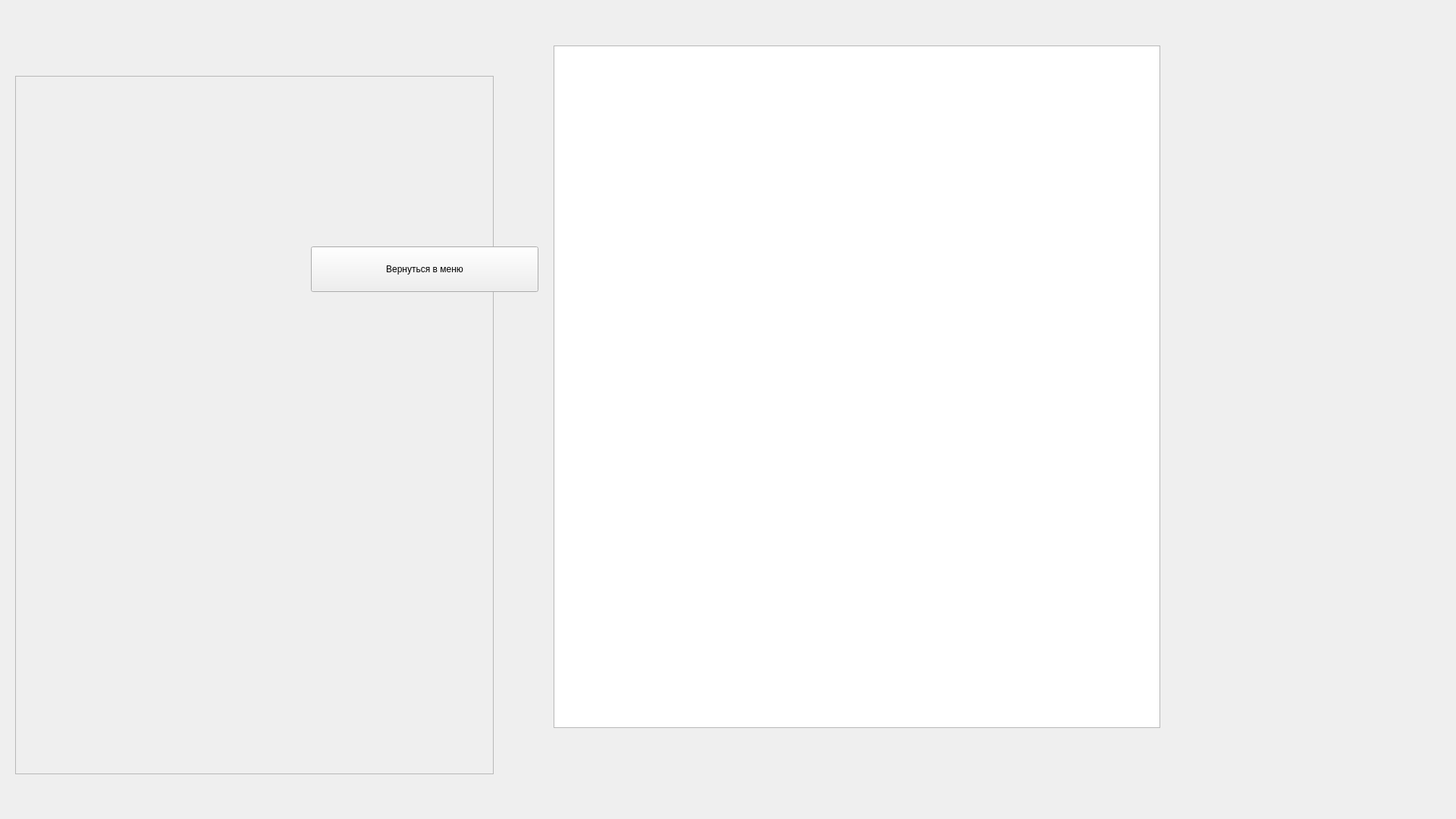
<?xml version="1.0" encoding="UTF-8"?>
<ui version="4.0">
 <class>about_window</class>
 <widget class="QWidget" name="about_window">
  <property name="geometry">
   <rect>
    <x>0</x>
    <y>0</y>
    <width>1920</width>
    <height>1080</height>
   </rect>
  </property>
  <property name="windowTitle">
   <string>Form</string>
  </property>
  <widget class="QPushButton" name="close_button">
   <property name="geometry">
    <rect>
     <x>410</x>
     <y>325</y>
     <width>300</width>
     <height>60</height>
    </rect>
   </property>
   <property name="text">
    <string>Вернуться в меню</string>
   </property>
  </widget>
  <widget class="QTextBrowser" name="text_browser">
   <property name="geometry">
    <rect>
     <x>730</x>
     <y>60</y>
     <width>800</width>
     <height>900</height>
    </rect>
   </property>
  </widget>
  <widget class="QFrame" name="crutch">
   <property name="geometry">
    <rect>
     <x>20</x>
     <y>100</y>
     <width>631</width>
     <height>921</height>
    </rect>
   </property>
   <property name="frameShape">
    <enum>QFrame::StyledPanel</enum>
   </property>
   <property name="frameShadow">
    <enum>QFrame::Raised</enum>
   </property>
  </widget>
  <zorder>crutch</zorder>
  <zorder>close_button</zorder>
  <zorder>text_browser</zorder>
 </widget>
 <resources/>
 <connections/>
</ui>
